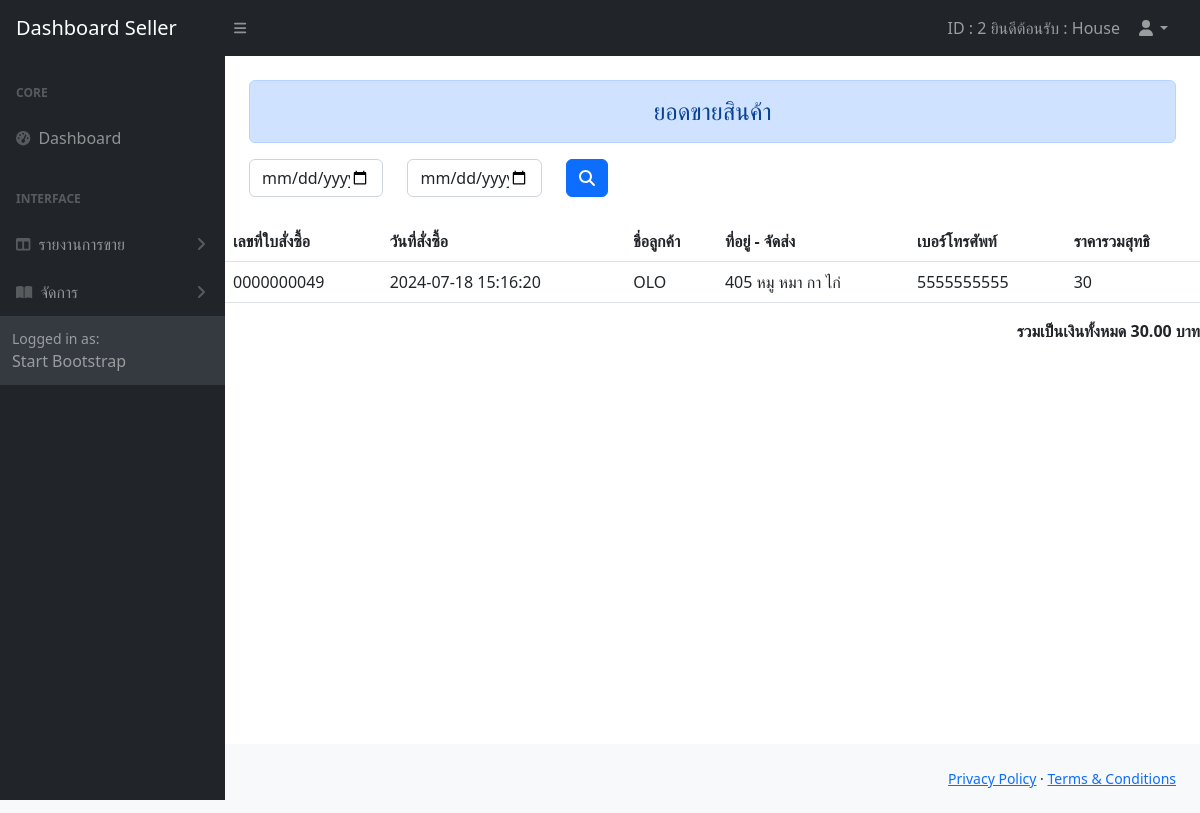
Screenshot of /Seller/report_sale.php (signed in) with the database file from the repository.
### tables this page shows
CREATE TABLE `tb_order` (
  `order_id` int(10) UNSIGNED ZEROFILL NOT NULL,
  `id` int(10) NOT NULL COMMENT 'ID คนซื้อ',
  `cus_name` varchar(60) NOT NULL,
  `address` text NOT NULL,
  `telephone` varchar(10) NOT NULL,
  `total_price` float NOT NULL,
  `order_status` varchar(1) NOT NULL COMMENT '0=ยกเลิกสินค้า\r\n1=ยังไม่ชำระเงิน\r\n2=ชำระเงิน\r\n3=รอตรวจสอบ',
  `reg_date` timestamp NOT NULL DEFAULT current_timestamp(),
  `dateMonth` varchar(30) NOT NULL,
  `zipcode` int(5) NOT NULL
);

CREATE TABLE `user_form` (
  `id` int(255) NOT NULL,
  `username` varchar(255) NOT NULL,
  `name` varchar(255) NOT NULL,
  `email` varchar(255) NOT NULL,
  `telephone` varchar(10) NOT NULL,
  `password` varchar(255) NOT NULL,
  `user_type` varchar(255) NOT NULL,
  `bank` varchar(255) NOT NULL COMMENT 'ชื่อธนาคาร',
  `bank_number` varchar(10) NOT NULL COMMENT 'เลขที่บัญชี'
);

### Seller/report_sale.php (the view, shortened to what this page needs)
<?php
$ids=$_SESSION["se_id"];
?>
<!DOCTYPE html>
<html lang="en">
    <head>
        <link href="https://cdn.jsdelivr.net/npm/simple-datatables@7.1.2/dist/style.min.css" rel="stylesheet" />
        <link href="css/styles.css" rel="stylesheet" />
    </head>
    <body class="sb-nav-fixed">
        <?php
        include 'menu1.php';
        ?>
            <div id="layoutSidenav_content">
                <main>
                    <div class="container-fluid px-4">
                        <div class="alert alert-primary h4 text-center mt-4" role="alert"> ยอดขายสินค้า
<br>
                        </div>
                            <div>
<form name="form1" method="POST" action="report_sale.php">
<div class="row">
    <div class="col-sm-2">
      <input type="date" name="dt1" class="form-control">
    </div>
    <div class="col-sm-2">
    <input type="date" name="dt2" class="form-control">
    </div>
    <div class="col-sm-4">
    <button type="submit" class="btn btn-primary"><i class="fas fa-search"></i></button>
    </div>
  </div>
  <br>
                            </form>
                            </div>
                            </div>
                            <div class="card-body">
                                <table class="table table-hover">
                                    <thead>
                                        <tr>
                                            <th>เลขที่ใบสั่งซื้อ</th>
                                            <th>วันที่สั่งซื้อ</th>
                                            <th>ชื่อลูกค้า</th>
                                            <th>ที่อยู่ - จัดส่ง</th>
                                            <th>เบอร์โทรศัพท์</th>
                                            <th>ราคารวมสุทธิ</th>
                                        </tr>
                                    </thead>
                                    <tbody>
<?php
$ddt1=@$_POST['dt1'];
$ddt2=@$_POST['dt2'];
$add_date= date('Y/m/d', strtotime($ddt2 . "+1 days"));
if(($ddt1 != "") & ($ddt2 != "")){
    echo "ค้นหาจากวันที่ $ddt1 ถึง $ddt2 " ;
    $sql = "select * from tb_order t,user_form u ,order_detail od,product p where t.id=u.id and t.order_id=od.id_order and od.id_pro=p.id_pro and id_user='$ids' order_status='2' and reg_date BETWEEN '$ddt1' and '$add_date'
    order by reg_date DESC";
}else{
    $sql = "select * from tb_order t,user_form u ,order_detail od,product p where t.id=u.id and t.order_id=od.id_order and od.id_pro=p.id_pro and id_user='$ids' and order_status='2' order by reg_date DESC";
}
$total_sum=0;
$result=mysqli_query($conn,$sql);
while($row=mysqli_fetch_array($result)){
$total_sum = $total_sum + $row['total_price'];
?>
                                        <tr>
                                            <td><?=$row['order_id']?></td>
                                            <td><?=$row['reg_date']?></td>
                                            <td><?=$row['cus_name']?></td>
                                            <td><?=$row['address']?></td>
                                            <td><?=$row['telephone']?></td>
                                            <td><?=$row['total_price']?></td>
                                        </tr>
                                    <?php
                                    }
                                    ?>
                                </table>
                                <div class="text-end">
                                    <b>รวมเป็นเงินทั้งหมด <?=number_format($total_sum,2)?> บาท </b>
                                </div>
                            </div>
                        </div>
                    </div>
                <?php
        include 'footer.php';
        ?>
    </body>
</html>

### rows the page displays
tb_order: order_id "0000000049", reg_date "2024-07-18 15:16:20", cus_name "OLO", address "405 หมู หมา กา ไก่", user_form.telephone "5555555555", total_price "30"

### other values shown
$_SESSION["se_id"] "2"
$_SESSION["se_name"] "House"
$total_sum "30.00"
